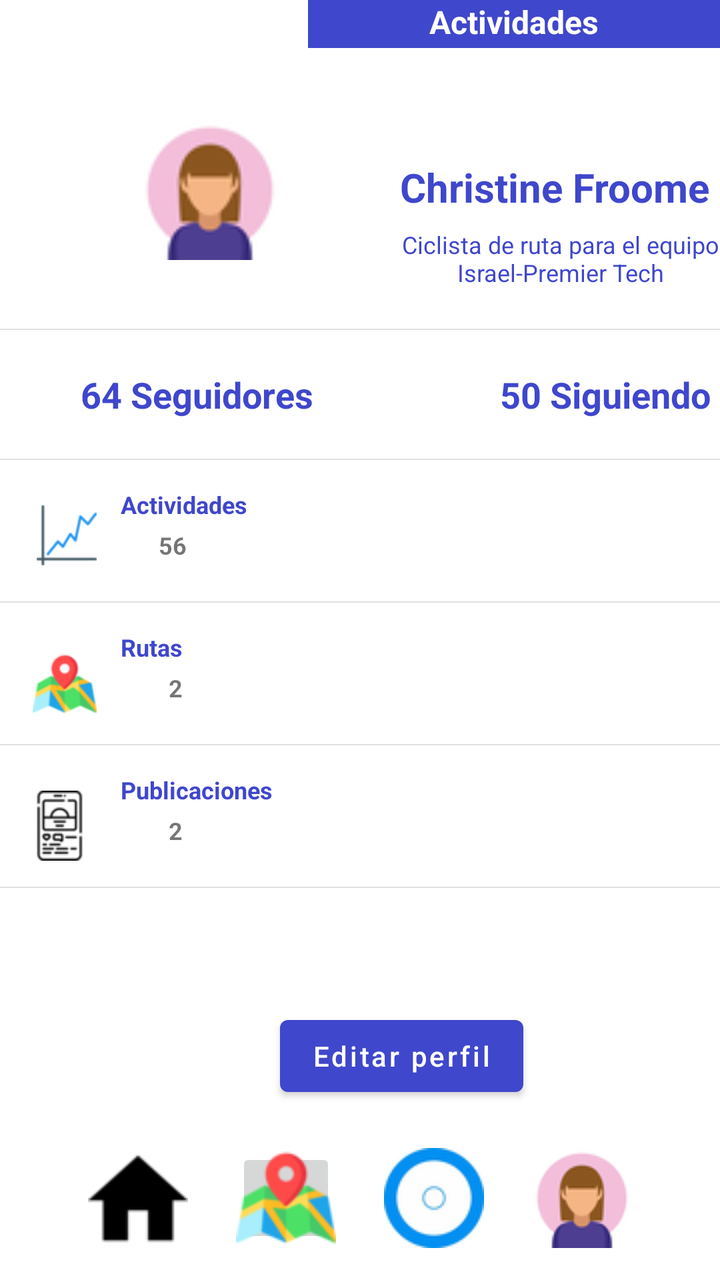
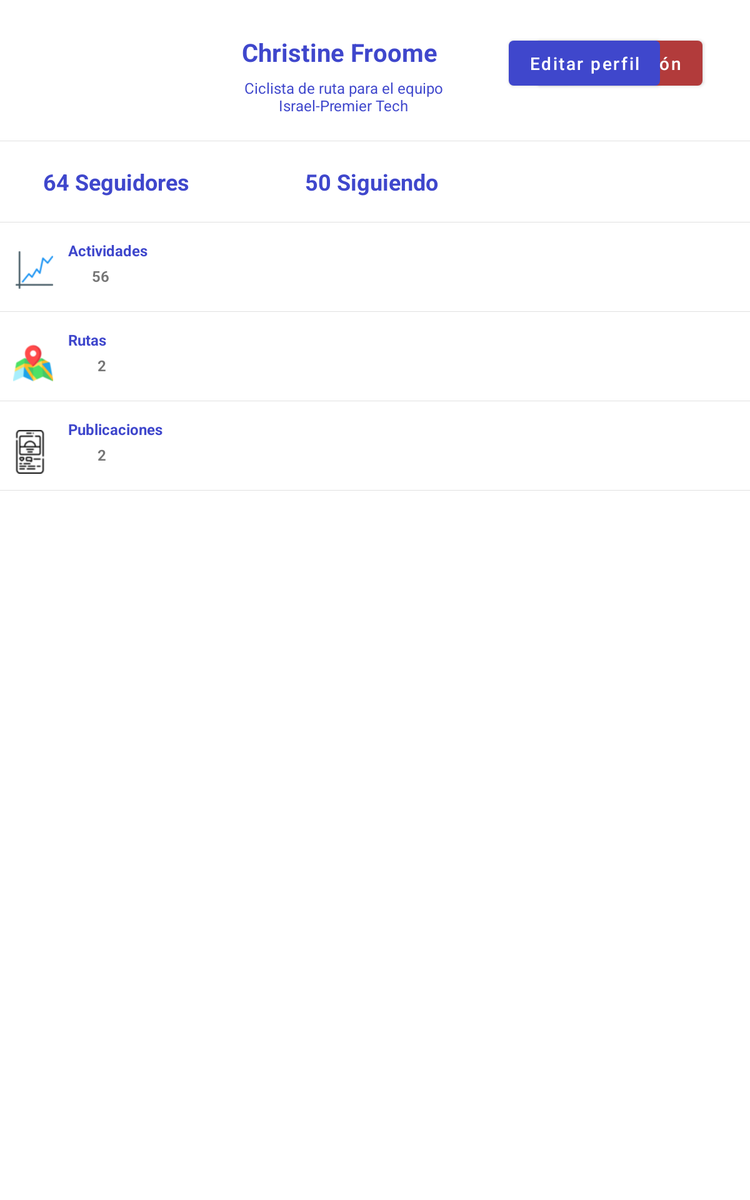

Two renders of one Android screen. The first uses the default layout on a phone; the second uses the alternative layout the repository ships for a different screen configuration, on a matching device. The two XML files are below.
<!-- AndroidManifest.xml: application theme Theme.Stamina -->
<!-- res/layout/fragment_profile.xml -->
<?xml version="1.0" encoding="utf-8"?>
<androidx.constraintlayout.widget.ConstraintLayout xmlns:android="http://schemas.android.com/apk/res/android"
    xmlns:app="http://schemas.android.com/apk/res-auto"
    xmlns:tools="http://schemas.android.com/tools"
    android:layout_width="match_parent"
    android:layout_height="match_parent">

    <TextView
        android:id="@+id/profileSection_tv"
        android:layout_width="206dp"
        android:layout_height="24dp"
        android:background="@color/azulOscuro_stamina"
        android:text="@string/profile"
        android:textAlignment="center"
        android:textColor="@color/white"
        android:textSize="16sp"
        app:layout_constraintStart_toStartOf="parent"
        app:layout_constraintTop_toTopOf="parent" />

    <TextView
        android:id="@+id/profileActivitiesSection_tv"
        android:layout_width="206dp"
        android:layout_height="24dp"
        android:background="@color/azul_stamina"
        android:text="@string/activities"
        android:textAlignment="center"
        android:textColor="@color/white"
        android:textSize="16sp"
        android:textStyle="bold"
        app:layout_constraintEnd_toEndOf="parent"
        app:layout_constraintTop_toTopOf="parent" />

    <ImageButton
        android:id="@+id/home_btn"
        android:layout_width="50dp"
        android:layout_height="50dp"
        android:layout_marginStart="50dp"
        android:layout_marginTop="575dp"
        android:layout_marginEnd="12dp"
        android:layout_marginBottom="16dp"
        app:layout_constraintBottom_toBottomOf="parent"
        app:layout_constraintEnd_toStartOf="@+id/map_btn"
        app:layout_constraintStart_toStartOf="parent"
        app:layout_constraintTop_toBottomOf="@+id/imageButton2"
        app:srcCompat="@drawable/ic_home" />

    <ImageButton
        android:id="@+id/map_btn"
        android:layout_width="50dp"
        android:layout_height="50dp"
        android:layout_marginStart="12dp"
        android:layout_marginEnd="12dp"
        android:layout_marginBottom="16dp"
        app:layout_constraintBottom_toBottomOf="parent"
        app:layout_constraintEnd_toStartOf="@+id/activity_register_btn"
        app:layout_constraintStart_toEndOf="@+id/home_btn"
        app:srcCompat="@drawable/ic_map" />

    <ImageButton
        android:id="@+id/activity_register_btn"
        android:layout_width="50dp"
        android:layout_height="50dp"
        android:layout_gravity="bottom"
        android:layout_marginStart="12dp"
        android:layout_marginEnd="12dp"
        android:layout_marginBottom="16dp"
        app:layout_constraintBottom_toBottomOf="parent"
        app:layout_constraintEnd_toStartOf="@+id/profile_btn"
        app:layout_constraintStart_toEndOf="@+id/map_btn"
        app:srcCompat="@drawable/ic_activity_register" />

    <ImageButton
        android:id="@+id/profile_btn"
        android:layout_width="50dp"
        android:layout_height="50dp"
        android:layout_marginStart="12dp"
        android:layout_marginEnd="50dp"
        android:layout_marginBottom="16dp"
        app:layout_constraintBottom_toBottomOf="parent"
        app:layout_constraintEnd_toEndOf="parent"
        app:layout_constraintStart_toEndOf="@+id/activity_register_btn"
        app:srcCompat="@drawable/ic_profile" />

    <ImageView
        android:id="@+id/profilePic_iv"
        android:layout_width="70dp"
        android:layout_height="70dp"
        android:layout_marginStart="70dp"
        android:layout_marginTop="60dp"
        app:layout_constraintStart_toStartOf="parent"
        app:layout_constraintTop_toTopOf="parent"
        app:srcCompat="@drawable/ic_profile" />

    <TextView
        android:id="@+id/profileName_tv"
        android:layout_width="195dp"
        android:layout_height="26dp"
        android:layout_marginStart="40dp"
        android:layout_marginTop="20dp"
        android:text="Christine Froome"
        android:textAlignment="center"
        android:textColor="@color/azul_stamina"
        android:textSize="20sp"
        android:textStyle="bold"
        app:layout_constraintStart_toEndOf="@+id/profilePic_iv"
        app:layout_constraintTop_toTopOf="@+id/profilePic_iv" />

    <TextView
        android:id="@+id/profileUserDescription_tv"
        android:layout_width="220dp"
        android:layout_height="wrap_content"
        android:layout_marginStart="-10dp"
        android:layout_marginTop="8dp"
        android:text="Ciclista de ruta para el equipo Israel-Premier Tech"
        android:textAlignment="center"
        android:textColor="@color/azul_stamina"
        android:textSize="12sp"
        app:layout_constraintStart_toStartOf="@+id/profileName_tv"
        app:layout_constraintTop_toBottomOf="@+id/profileName_tv" />

    <View
        android:id="@+id/profileHorizontalDivider1"
        style="@style/Divider"
        android:layout_height="0.5dp"
        android:layout_marginTop="20dp"
        app:layout_constraintStart_toStartOf="parent"
        app:layout_constraintTop_toBottomOf="@+id/profileUserDescription_tv" />

    <View
        android:id="@+id/profileHorizontalDivider2"
        style="@style/Divider"
        android:layout_width="wrap_content"
        android:layout_height="0.5dp"
        android:layout_marginTop="20dp"
        app:layout_constraintStart_toStartOf="parent"
        app:layout_constraintTop_toBottomOf="@+id/profileFollowers_tv" />

    <View
        android:id="@+id/profileHorizontalDivider3"
        style="@style/Divider"
        android:layout_width="wrap_content"
        android:layout_height="0.5dp"
        android:layout_marginTop="20dp"
        app:layout_constraintStart_toStartOf="parent"
        app:layout_constraintTop_toBottomOf="@+id/profileActivities_tv" />

    <View
        android:id="@+id/profileHorizontalDivider4"
        style="@style/Divider"
        android:layout_width="wrap_content"
        android:layout_height="0.5dp"
        android:layout_marginTop="20dp"
        app:layout_constraintStart_toStartOf="parent"
        app:layout_constraintTop_toBottomOf="@+id/profileRoutes_tv" />

    <View
        android:id="@+id/profileHorizontalDivider5"
        style="@style/Divider"
        android:layout_width="wrap_content"
        android:layout_height="0.5dp"
        android:layout_marginTop="20dp"
        app:layout_constraintStart_toStartOf="parent"
        app:layout_constraintTop_toBottomOf="@+id/profilePublications_tv" />

    <TextView
        android:id="@+id/profileFollowers_tv"
        android:layout_width="140dp"
        android:layout_height="wrap_content"
        android:layout_marginStart="-30dp"
        android:layout_marginTop="20dp"
        android:text="64 Seguidores"
        android:textAlignment="viewStart"
        android:textColor="@color/azul_stamina"
        android:textSize="18sp"
        android:textStyle="bold"
        app:layout_constraintStart_toStartOf="@+id/profilePic_iv"
        app:layout_constraintTop_toBottomOf="@+id/profileHorizontalDivider1" />

    <TextView
        android:id="@+id/profileActivitiesTitle_tv"
        android:layout_width="wrap_content"
        android:layout_height="wrap_content"
        android:layout_marginStart="20dp"
        android:layout_marginTop="14dp"
        android:text="Actividades"
        android:textAlignment="viewStart"
        android:textColor="@color/azul_stamina"
        android:textSize="12sp"
        android:textStyle="bold"
        app:layout_constraintStart_toStartOf="@+id/profileFollowers_tv"
        app:layout_constraintTop_toBottomOf="@+id/profileHorizontalDivider2" />

    <TextView
        android:id="@+id/profileRoutesTitle_tv"
        android:layout_width="wrap_content"
        android:layout_height="wrap_content"
        android:layout_marginTop="14dp"
        android:text="Rutas"
        android:textAlignment="viewStart"
        android:textColor="@color/azul_stamina"
        android:textSize="12sp"
        android:textStyle="bold"
        app:layout_constraintStart_toStartOf="@+id/profileActivitiesTitle_tv"
        app:layout_constraintTop_toBottomOf="@+id/profileHorizontalDivider3" />

    <TextView
        android:id="@+id/profilePublicationsTitle_tv"
        android:layout_width="wrap_content"
        android:layout_height="wrap_content"
        android:layout_marginTop="14dp"
        android:text="Publicaciones"
        android:textAlignment="viewStart"
        android:textColor="@color/azul_stamina"
        android:textSize="12sp"
        android:textStyle="bold"
        app:layout_constraintStart_toStartOf="@+id/profileRoutesTitle_tv"
        app:layout_constraintTop_toBottomOf="@+id/profileHorizontalDivider4" />

    <TextView
        android:id="@+id/profileActivities_tv"
        android:layout_width="wrap_content"
        android:layout_height="wrap_content"
        android:layout_marginStart="19dp"
        android:layout_marginTop="4dp"
        android:text="56"
        android:textAlignment="viewStart"
        android:textSize="12sp"
        android:textStyle="bold"
        app:layout_constraintStart_toStartOf="@+id/profileActivitiesTitle_tv"
        app:layout_constraintTop_toBottomOf="@+id/profileActivitiesTitle_tv" />

    <TextView
        android:id="@+id/profileRoutes_tv"
        android:layout_width="wrap_content"
        android:layout_height="wrap_content"
        android:layout_marginTop="4dp"
        android:text="2"
        android:textAlignment="viewStart"
        android:textSize="12sp"
        android:textStyle="bold"
        app:layout_constraintEnd_toEndOf="@+id/profileRoutesTitle_tv"
        app:layout_constraintTop_toBottomOf="@+id/profileRoutesTitle_tv" />

    <TextView
        android:id="@+id/profilePublications_tv"
        android:layout_width="wrap_content"
        android:layout_height="wrap_content"
        android:layout_marginTop="4dp"
        android:text="2"
        android:textAlignment="viewStart"
        android:textSize="12sp"
        android:textStyle="bold"
        app:layout_constraintStart_toStartOf="@+id/profileRoutes_tv"
        app:layout_constraintTop_toBottomOf="@id/profilePublicationsTitle_tv" />

    <TextView
        android:id="@+id/profileFollowing_tv"
        android:layout_width="140dp"
        android:layout_height="wrap_content"
        android:layout_marginStart="180dp"
        android:text="50 Siguiendo"
        android:textAlignment="viewStart"
        android:textColor="@color/azul_stamina"
        android:textSize="18sp"
        android:textStyle="bold"
        app:layout_constraintStart_toEndOf="@+id/profileFollowers_tv"
        app:layout_constraintStart_toStartOf="@+id/profilePic_iv"
        app:layout_constraintTop_toTopOf="@+id/profileFollowers_tv" />

    <ImageView
        android:id="@+id/profileActivities_iv"
        android:layout_width="30dp"
        android:layout_height="30dp"
        android:layout_marginTop="-8dp"
        android:layout_marginEnd="12dp"
        app:layout_constraintEnd_toStartOf="@+id/profileActivitiesTitle_tv"
        app:layout_constraintTop_toBottomOf="@+id/profileActivitiesTitle_tv"
        app:srcCompat="@drawable/ic_graphic" />

    <ImageView
        android:id="@+id/profileRoutes_iv"
        android:layout_width="32dp"
        android:layout_height="36dp"
        android:layout_marginTop="-8dp"
        android:layout_marginEnd="12dp"
        app:layout_constraintEnd_toStartOf="@id/profileRoutesTitle_tv"
        app:layout_constraintTop_toBottomOf="@id/profileRoutesTitle_tv"
        app:srcCompat="@drawable/ic_map" />

    <ImageView
        android:id="@+id/profilePublications_iv"
        android:layout_width="37dp"
        android:layout_height="35dp"
        android:layout_marginTop="-8dp"
        android:layout_marginEnd="12dp"
        app:layout_constraintEnd_toStartOf="@id/profilePublicationsTitle_tv"
        app:layout_constraintTop_toBottomOf="@id/profilePublicationsTitle_tv"
        app:srcCompat="@drawable/ic_mobile" />

    <Button
        android:id="@+id/profileEditProfile_btn"
        android:layout_width="wrap_content"
        android:layout_height="wrap_content"
        android:layout_marginStart="140dp"
        android:layout_marginTop="60dp"
        android:text="Editar perfil"
        android:textAllCaps="false"
        app:layout_constraintStart_toStartOf="@+id/profileHorizontalDivider5"
        app:layout_constraintTop_toBottomOf="@+id/profileHorizontalDivider5" />
</androidx.constraintlayout.widget.ConstraintLayout>
<!-- resources referenced by this layout -->
<resources>
  <color name="azul_stamina">#3F47CC</color>
  <color name="white">#FFFFFFFF</color>
  <!-- drawable ic_activity_register: png bitmap (drawable, 3647 bytes) -->
  <!-- drawable ic_graphic: png bitmap (drawable, 1300 bytes) -->
  <!-- drawable ic_home: png bitmap (drawable, 582 bytes) -->
  <!-- drawable ic_map: png bitmap (drawable, 3876 bytes) -->
  <!-- drawable ic_mobile: png bitmap (drawable, 1136 bytes) -->
  <!-- drawable ic_profile: png bitmap (drawable, 3037 bytes) -->
  <string name="activities">Actividades</string>
  <string name="profile">Perfil</string>
  <style name="Divider">
          <item name="android:layout_width">match_parent</item>
          <item name="android:layout_height">1dp</item>
          <item name="android:background">?android:attr/listDivider</item>
          <item name="backgroundColor">@color/azul_stamina</item>
      </style>
  <style name="Theme.Stamina" parent="@style/Theme.MaterialComponents.Light.DarkActionBar">
          
          <item name="colorPrimary">@color/azul_stamina</item>
          <item name="colorPrimaryVariant">@color/purple_700</item>
          <item name="colorOnPrimary">@color/white</item>
          
          <item name="colorSecondary">@color/teal_200</item>
          <item name="colorSecondaryVariant">@color/teal_700</item>
          <item name="colorOnSecondary">@color/black</item>
          
          <item name="android:statusBarColor" tools:targetApi="l">?attr/colorPrimaryVariant</item>
          
          
      </style>
  <color name="purple_700">#FF3700B3</color>
  <color name="teal_200">#FF03DAC5</color>
  <color name="teal_700">#FF018786</color>
  <color name="black">#FF000000</color>
</resources>
<!-- res/layout-sw600dp/fragment_profile.xml (the repository's variant of the layout above) -->
<!-- drawn on a 7-inch tablet held upright -->
<?xml version="1.0" encoding="utf-8"?>
<androidx.constraintlayout.widget.ConstraintLayout xmlns:android="http://schemas.android.com/apk/res/android"
    xmlns:app="http://schemas.android.com/apk/res-auto"
    xmlns:tools="http://schemas.android.com/tools"
    android:layout_width="match_parent"
    android:layout_height="match_parent">



    <ImageView
        android:id="@+id/profilePic_iv"
        android:layout_width="70dp"
        android:layout_height="70dp"
        android:layout_marginStart="64dp"
        android:layout_marginTop="8dp"
        app:layout_constraintEnd_toStartOf="@id/profileActivitiesSection_tv"
        app:layout_constraintStart_toStartOf="parent"
        app:layout_constraintTop_toTopOf="parent"/>

    <TextView
        android:id="@+id/profileName_tv"
        android:layout_width="195dp"
        android:layout_height="26dp"
        android:layout_marginStart="40dp"
        android:layout_marginTop="20dp"
        android:text="Christine Froome"
        android:textAlignment="center"
        android:textColor="@color/azul_stamina"
        android:textSize="20sp"
        android:textStyle="bold"
        app:layout_constraintStart_toEndOf="@+id/profilePic_iv"
        app:layout_constraintTop_toTopOf="@+id/profilePic_iv" />

    <TextView
        android:id="@+id/profileUserDescription_tv"
        android:layout_width="220dp"
        android:layout_height="wrap_content"
        android:layout_marginStart="-10dp"
        android:layout_marginTop="8dp"
        android:text="Ciclista de ruta para el equipo Israel-Premier Tech"
        android:textAlignment="center"
        android:textColor="@color/azul_stamina"
        android:textSize="12sp"
        app:layout_constraintStart_toStartOf="@+id/profileName_tv"
        app:layout_constraintTop_toBottomOf="@+id/profileName_tv" />

    <View
        android:id="@+id/profileHorizontalDivider1"
        style="@style/Divider"
        android:layout_height="0.5dp"
        android:layout_marginTop="20dp"
        app:layout_constraintStart_toStartOf="parent"
        app:layout_constraintTop_toBottomOf="@+id/profileUserDescription_tv" />

    <View
        android:id="@+id/profileHorizontalDivider2"
        style="@style/Divider"
        android:layout_width="wrap_content"
        android:layout_height="0.5dp"
        android:layout_marginTop="20dp"
        app:layout_constraintStart_toStartOf="parent"
        app:layout_constraintTop_toBottomOf="@+id/profileFollowers_tv" />

    <View
        android:id="@+id/profileHorizontalDivider3"
        style="@style/Divider"
        android:layout_width="wrap_content"
        android:layout_height="0.5dp"
        android:layout_marginTop="20dp"
        app:layout_constraintStart_toStartOf="parent"
        app:layout_constraintTop_toBottomOf="@+id/profileActivities_tv" />

    <View
        android:id="@+id/profileHorizontalDivider4"
        style="@style/Divider"
        android:layout_width="wrap_content"
        android:layout_height="0.5dp"
        android:layout_marginTop="20dp"
        app:layout_constraintStart_toStartOf="parent"
        app:layout_constraintTop_toBottomOf="@+id/profileRoutes_tv" />

    <View
        android:id="@+id/profileHorizontalDivider5"
        style="@style/Divider"
        android:layout_width="wrap_content"
        android:layout_height="0.5dp"
        android:layout_marginTop="20dp"
        app:layout_constraintStart_toStartOf="parent"
        app:layout_constraintTop_toBottomOf="@+id/profilePublications_tv" />

    <TextView
        android:id="@+id/profileFollowers_tv"
        android:layout_width="140dp"
        android:layout_height="wrap_content"
        android:layout_marginStart="-30dp"
        android:layout_marginTop="20dp"
        android:text="64 Seguidores"
        android:textAlignment="viewStart"
        android:textColor="@color/azul_stamina"
        android:textSize="18sp"
        android:textStyle="bold"
        app:layout_constraintStart_toStartOf="@+id/profilePic_iv"
        app:layout_constraintTop_toBottomOf="@+id/profileHorizontalDivider1" />

    <TextView
        android:id="@+id/profileActivitiesTitle_tv"
        android:layout_width="wrap_content"
        android:layout_height="wrap_content"
        android:layout_marginStart="20dp"
        android:layout_marginTop="14dp"
        android:text="Actividades"
        android:textAlignment="viewStart"
        android:textColor="@color/azul_stamina"
        android:textSize="12sp"
        android:textStyle="bold"
        app:layout_constraintStart_toStartOf="@+id/profileFollowers_tv"
        app:layout_constraintTop_toBottomOf="@+id/profileHorizontalDivider2" />

    <TextView
        android:id="@+id/profileRoutesTitle_tv"
        android:layout_width="wrap_content"
        android:layout_height="wrap_content"
        android:layout_marginTop="14dp"
        android:text="Rutas"
        android:textAlignment="viewStart"
        android:textColor="@color/azul_stamina"
        android:textSize="12sp"
        android:textStyle="bold"
        app:layout_constraintStart_toStartOf="@+id/profileActivitiesTitle_tv"
        app:layout_constraintTop_toBottomOf="@+id/profileHorizontalDivider3" />

    <TextView
        android:id="@+id/profilePublicationsTitle_tv"
        android:layout_width="wrap_content"
        android:layout_height="wrap_content"
        android:layout_marginTop="14dp"
        android:text="Publicaciones"
        android:textAlignment="viewStart"
        android:textColor="@color/azul_stamina"
        android:textSize="12sp"
        android:textStyle="bold"
        app:layout_constraintStart_toStartOf="@+id/profileRoutesTitle_tv"
        app:layout_constraintTop_toBottomOf="@+id/profileHorizontalDivider4" />

    <TextView
        android:id="@+id/profileActivities_tv"
        android:layout_width="wrap_content"
        android:layout_height="wrap_content"
        android:layout_marginStart="19dp"
        android:layout_marginTop="4dp"
        android:text="56"
        android:textAlignment="viewStart"
        android:textSize="12sp"
        android:textStyle="bold"
        app:layout_constraintStart_toStartOf="@+id/profileActivitiesTitle_tv"
        app:layout_constraintTop_toBottomOf="@+id/profileActivitiesTitle_tv" />

    <TextView
        android:id="@+id/profileRoutes_tv"
        android:layout_width="wrap_content"
        android:layout_height="wrap_content"
        android:layout_marginTop="4dp"
        android:text="2"
        android:textAlignment="viewStart"
        android:textSize="12sp"
        android:textStyle="bold"
        app:layout_constraintEnd_toEndOf="@+id/profileRoutesTitle_tv"
        app:layout_constraintTop_toBottomOf="@+id/profileRoutesTitle_tv" />

    <TextView
        android:id="@+id/profilePublications_tv"
        android:layout_width="wrap_content"
        android:layout_height="wrap_content"
        android:layout_marginTop="4dp"
        android:text="2"
        android:textAlignment="viewStart"
        android:textSize="12sp"
        android:textStyle="bold"
        app:layout_constraintStart_toStartOf="@+id/profileRoutes_tv"
        app:layout_constraintTop_toBottomOf="@id/profilePublicationsTitle_tv" />

    <TextView
        android:id="@+id/profileFollowing_tv"
        android:layout_width="140dp"
        android:layout_height="wrap_content"
        android:layout_marginStart="180dp"
        android:text="50 Siguiendo"
        android:textAlignment="viewStart"
        android:textColor="@color/azul_stamina"
        android:textSize="18sp"
        android:textStyle="bold"
        app:layout_constraintStart_toEndOf="@+id/profileFollowers_tv"
        app:layout_constraintStart_toStartOf="@+id/profilePic_iv"
        app:layout_constraintTop_toTopOf="@+id/profileFollowers_tv" />

    <ImageView
        android:id="@+id/profileActivities_iv"
        android:layout_width="30dp"
        android:layout_height="30dp"
        android:layout_marginTop="-8dp"
        android:layout_marginEnd="12dp"
        app:layout_constraintEnd_toStartOf="@+id/profileActivitiesTitle_tv"
        app:layout_constraintTop_toBottomOf="@+id/profileActivitiesTitle_tv"
        app:srcCompat="@drawable/ic_graphic" />

    <ImageView
        android:id="@+id/profileRoutes_iv"
        android:layout_width="32dp"
        android:layout_height="36dp"
        android:layout_marginTop="-8dp"
        android:layout_marginEnd="12dp"
        app:layout_constraintEnd_toStartOf="@id/profileRoutesTitle_tv"
        app:layout_constraintTop_toBottomOf="@id/profileRoutesTitle_tv"
        app:srcCompat="@drawable/ic_map" />

    <ImageView
        android:id="@+id/profilePublications_iv"
        android:layout_width="37dp"
        android:layout_height="35dp"
        android:layout_marginTop="-8dp"
        android:layout_marginEnd="12dp"
        app:layout_constraintEnd_toStartOf="@id/profilePublicationsTitle_tv"
        app:layout_constraintTop_toBottomOf="@id/profilePublicationsTitle_tv"
        app:srcCompat="@drawable/ic_mobile" />

    <Button
        android:id="@+id/profileLogOut"
        android:layout_width="wrap_content"
        android:layout_height="wrap_content"
        android:layout_marginEnd="38dp"
        android:text="@string/Log_out"
        android:textAllCaps="false"
        android:textColor="#FFFFFF"
        app:backgroundTint="#B23B3B"
        app:layout_constraintBottom_toBottomOf="@+id/profileEditProfile_btn"
        app:layout_constraintEnd_toEndOf="parent"
        app:layout_constraintTop_toTopOf="@+id/profileEditProfile_btn"
        app:layout_constraintVertical_bias="0.0" />

    <Button
        android:id="@+id/profileEditProfile_btn"
        android:layout_width="wrap_content"
        android:layout_height="wrap_content"
        android:layout_marginStart="38dp"
        android:layout_marginBottom="38dp"
        android:text="Editar perfil"
        android:textAllCaps="false"
        app:layout_constraintBottom_toBottomOf="parent"
        app:layout_constraintEnd_toStartOf="@+id/profileLogOut"
        app:layout_constraintHorizontal_bias="0.0"
        app:layout_constraintStart_toEndOf="@+id/profileName_tv"
        app:layout_constraintBottom_toTopOf="@+id/profileHorizontalDivider1"
        app:layout_constraintVertical_bias="0.447" />


    <ListView
        android:layout_centerHorizontal="true"
        android:id="@+id/list_publications"
        android:layout_width="match_parent"
        android:layout_height="0dp"
        android:layout_marginTop="8dp"
        app:layout_constraintStart_toStartOf="@+id/profileHorizontalDivider5"
        app:layout_constraintTop_toBottomOf="@+id/profileHorizontalDivider5"
        android:paddingBottom="60dp"/>

    
</androidx.constraintlayout.widget.ConstraintLayout>
<!-- resources referenced by the variant -->
<!-- as a 7-inch tablet held upright resolves them -->
<resources>
  <color name="azul_stamina">#3F47CC</color>
  <!-- drawable ic_graphic: png bitmap (drawable, 1300 bytes) -->
  <!-- drawable ic_map: png bitmap (drawable, 3876 bytes) -->
  <!-- drawable ic_mobile: png bitmap (drawable, 1136 bytes) -->
  <string name="Log_out">Cerrar Sesión</string>
  <style name="Divider">
          <item name="android:layout_width">match_parent</item>
          <item name="android:layout_height">1dp</item>
          <item name="android:background">?android:attr/listDivider</item>
          <item name="backgroundColor">@color/azul_stamina</item>
      </style>
  <style name="Theme.Stamina" parent="@style/Theme.MaterialComponents.Light.DarkActionBar">
          
          <item name="colorPrimary">@color/azul_stamina</item>
          <item name="colorPrimaryVariant">@color/purple_700</item>
          <item name="colorOnPrimary">@color/white</item>
          
          <item name="colorSecondary">@color/teal_200</item>
          <item name="colorSecondaryVariant">@color/teal_700</item>
          <item name="colorOnSecondary">@color/black</item>
          
          <item name="android:statusBarColor" tools:targetApi="l">?attr/colorPrimaryVariant</item>
          
          
      </style>
  <color name="purple_700">#FF3700B3</color>
  <color name="white">#FFFFFFFF</color>
  <color name="teal_200">#FF03DAC5</color>
  <color name="teal_700">#FF018786</color>
  <color name="black">#FF000000</color>
</resources>
